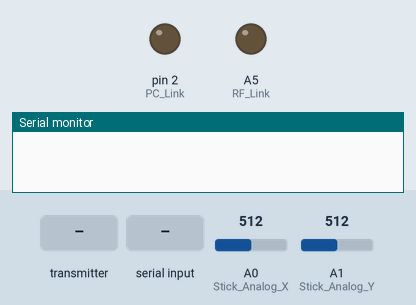
Recording of a sketch running on a simulated Arduino Nano, built with avr-gcc and run on an emulated ATmega328P. Shown: output pins drawn as LEDs (lit = HIGH), the last lines printed to the serial monitor. The inputs (shaded band) are chosen by the test bench; at power-on: A0 (Stick_Analog_X) = 512, A1 (Stick_Analog_Y) = 512. No radio packets arrive unless stated.

Above: at 1.2 s.
1.3 s: the transmitter starts sending devicetype = 1
At 2.5 s:
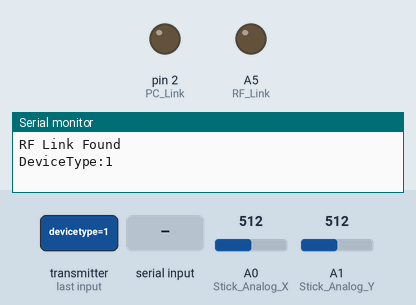
2.8 s: "Connect\n" received over Serial
At 3.2 s:
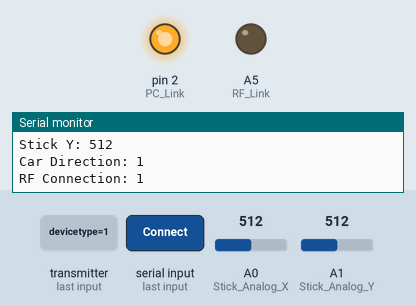
4.3 s: A0 (Stick_Analog_X) set to 397
7.3 s: A0 (Stick_Analog_X) set to 365
Timing chart, 0 to 10.3 s (numbered marks = the images above; inputs shaded):
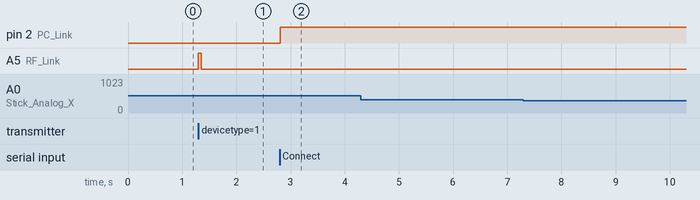

Measured:
- after the input at 1.3 s, A5 (RF_Link): LOW → HIGH at once, → LOW 0.05 s later
- after the input at 2.8 s, pin 2 (PC_Link): LOW → HIGH at once

The sketch:

Transmitter.ino
```cpp
/*
 Arduino RF Transmitter.
 */

#include <SPI.h>
#include "RF24.h"

/****************** Pin Locations ***************************/
#define PC_Link      2  // Rx/TX Board Link Indicator LED.
#define RF_Link      A5 // RF Communication Status LED.
#define GND          A7 // Common Ground.

/****************** FunDuino Shield ***************************/
#define Stick_Analog_X A0 //Funduino Board Joystick [X].
#define Stick_Analog_Y A1 //Funduino Board Joystick [Y].
const int X_THRESHOLD_LOW = 342; //Funduino Board Joystick [X] Sensetivity.
const int X_THRESHOLD_HIGH = 345; //Funduino Board Joystick [X] Sensetivity.
const int Y_THRESHOLD_LOW = 342; //Funduino Board Joystick [Y] Sensetivity.
const int Y_THRESHOLD_HIGH = 345; //Funduino Board Joystick [Y] Sensetivity.

/****************** RF Communication ***************************/
byte addresses[][6] = {"1Node","2Node"}; //Create "Nodes" [ Devices ]
bool radioNumber = 1; // Set this radio as radio number 0 for Rx or 1 for Tx.
//RF24 radio(7,8); //Set up nRF24L01 radio on SPI bus. pins 7&8 for regular use OR pins 9&10 for FUNDUINO Shield.
RF24 radio(9,10); //Set up nRF24L01 radio on SPI bus. pins 7&8 for regular use OR pins 9&10 for FUNDUINO Shield.
struct dataStruct{bool Direction; int Speed; int Angle;}myData; //Create a data structure for transmitting and receiving Data.
struct dataStruct1{bool Direction; int Speed; int Angle;}myData2; //Create a data structure for transmitting and receiving Data.
int devicetype;
bool RF_Connection = 0;
unsigned long StartTime; //Initializes Counter.
unsigned long TimeOutTime= 1000000; //1000ms TimeOut.

/****************** PC Communication ***************************/
String serialcmd; //Receiving PC DATA.
String serialrsnd; //Sended DATA TO PC.
boolean FlowData = false; //Control "Data Flow" [Continuously Send Sensor Data To PC].
bool Serial_Connection = false; //Detect Serial Port Connection Status.
int Motor_Speed = 0;
int Servo_Angle = 0;

/**************************************************************/
void setup()
{
  Serial.begin(115200); // initialize the serial communication:
  pinMode(GND,INPUT); // Define Common Ground.
  pinMode(PC_Link,OUTPUT); // SerialPort Activity LED.
  pinMode(RF_Link,OUTPUT); // RF Communication LED.
  pinMode(Stick_Analog_X,INPUT); //Analog stick x.
  pinMode(Stick_Analog_Y,INPUT); //analog stick y.
  radio.begin(); //Initiate RF24 Device.
  radio.setPALevel(RF24_PA_HIGH); // Set Power Amplifier (PA) level to one of four levels [RF24_PA_MIN=-18dBm, RF24_PA_LOW=-12dBm, RF24_PA_MED=-6dBM, and RF24_PA_HIGH=0dBm]
  /****************** Open a writing and reading pipe on each radio, with opposite addresses ***************************/
  if(radioNumber){
    radio.openWritingPipe(addresses[1]);
    radio.openReadingPipe(1,addresses[0]);
  }else{
    radio.openWritingPipe(addresses[0]);
    radio.openReadingPipe(1,addresses[1]);
  }
  radio.startListening();  // Start the radio listening for data
}

void loop() {
  Read_Stick();
  SearchRF();
  RF_SendData();
  RF_GetData();
  Serial_Tx();
}

/****************** Serial Port Communication (PC) [No Call Required] ***************************/
void serialEvent(){
  while (Serial.available() > 0) {
    // read data from Serial Port To A String
    serialcmd = Serial.readStringUntil('\n');
    if (serialcmd == "Connect"){Serial.println("Connected"); Serial_Connection = true;}
    else if (serialcmd == "Stop"){Serial.println("Stopped");FlowData = false;}
    else if (serialcmd == "Check"){if(RF_Connection == 0){Serial.println("HW Fail");}else{Serial.println("HW OK");}}
    else if (serialcmd == "Clean"){Serial.println("Kwh Cleaned");}
    else if (serialcmd == "Disconnect"){Serial.println("Disconnected");Serial_Connection = false;}
    else if (serialcmd == "Start"){Serial.println("Starting Data Flow...");FlowData = true;}
    else { Analyze_SerialData(); }
    Serial_Tx();
  }
}

/****************** Analyze Incoming Serial Data. ***************************/
void  Analyze_SerialData(){
  if (serialcmd.charAt(0) == 'F')
  {
    Motor_Speed = (serialcmd.substring(1)).toInt();
    myData.Speed = Motor_Speed;
    myData.Direction = 1;
  }
  else if (serialcmd.charAt(0) == 'R')
  {
    Motor_Speed = (serialcmd.substring(1)).toInt();
    Motor_Speed = -Motor_Speed;
    myData.Speed = Motor_Speed;
    myData.Direction = 0;
  //  Serial.print("Data is: ");Serial.println(Motor_Speed);
  }
  if (serialcmd.charAt(0) == 'S')
  {
     myData.Angle = (serialcmd.substring(1)).toInt();
  }
}

/****************** Read Stick Values from Shield ***************************/
void  Read_Stick(){
 Motor_Speed = analogRead(Stick_Analog_Y);
 Servo_Angle = analogRead(Stick_Analog_X);
 if (Motor_Speed <= Y_THRESHOLD_LOW)
 {
  myData.Direction = 0;
  myData.Speed = map(Motor_Speed, 0, X_THRESHOLD_LOW, 0, 1023);
 }
 else if (Motor_Speed >= Y_THRESHOLD_HIGH)
 {
  myData.Direction = 1;
  myData.Speed = map(Motor_Speed, X_THRESHOLD_HIGH, 683, 0, 1023);
 }
 else{   myData.Direction = 1; myData.Speed=0; }
 if (Servo_Angle <= X_THRESHOLD_LOW)
 {
  myData.Angle = map(Servo_Angle, 0, X_THRESHOLD_LOW, 0, 90);
 }
 else if (Servo_Angle >= X_THRESHOLD_HIGH)
 {
  myData.Angle = map(Servo_Angle, X_THRESHOLD_HIGH, 683, 90, 180);
 }
 else { myData.Angle = 90; }
}

/****************** Detect Serial Port Connection ***************************/
void Serial_Tx(){
if (Serial_Connection == true) {
 digitalWrite( PC_Link,HIGH);
   Serial.print("Stick X: ");      Serial.println(myData.Angle);
   Serial.print("Stick Y: ");      Serial.println(Motor_Speed);
  Serial.print("Car Direction: "); Serial.println(myData.Direction);
  Serial.print("RF Connection: "); Serial.println(RF_Connection);
  delay(50);
 }
else {
  digitalWrite( PC_Link,LOW);
  digitalWrite( RF_Link,LOW);
}
}

/****************** Search For RF Connection ***************************/
void SearchRF(){
//if (Serial_Connection) {
 if (RF_Connection == 0) {
  radio.startListening();
  if (radio.available()) {
     radio.read( &devicetype, sizeof(int));
     if (devicetype == 1)
     {
      digitalWrite(RF_Link,HIGH);
      Serial.println("RF Link Found");
      Serial.print("DeviceType:");
      Serial.println(devicetype);
      RF_Connection = 1;}
    }
}
}

/****************** Get RF Data From Device ***************************/
void RF_GetData(){
if (RF_Connection){
radio.startListening();
 if( radio.available()){
      while (radio.available()) {
        radio.read( &myData2, sizeof(myData2) );
      }
  }
  else
  {
  StartTime = micros();
  while (!radio.available()){
    if (micros() - StartTime > TimeOutTime ){ //If No RF Data Was Received for more then TimeOutTime.
      digitalWrite(RF_Link,LOW);
      Serial.println("RF Link Lost");
      RF_Connection = 0;
      break; //Get Out from the loop to communicate with pc.
    }
  }
  }
}
else {
 // Serial.println("RF Fail");
 // delay(TimeOutTime/1000);
  }
}


/****************** Send Data To RF Device ***************************/
void RF_SendData(){
  if (RF_Connection){
  radio.stopListening();
  if (!radio.write( &myData, sizeof(myData))){}
}
}
```
